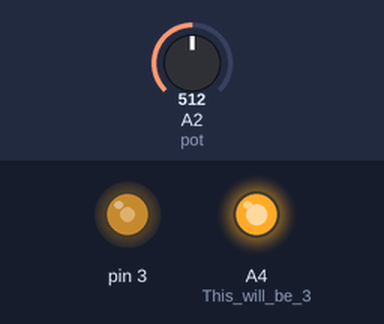
Recording of a sketch running on a simulated Arduino Uno, built with avr-gcc and run on an emulated ATmega328P. Shown: output pins drawn as LEDs (lit = HIGH). The inputs (shaded band) are chosen by the test bench; at power-on: A2 (pot) = 512.

Above: at 1.2 s.
1.3 s: A2 (pot) set to 306
At 2.1 s:
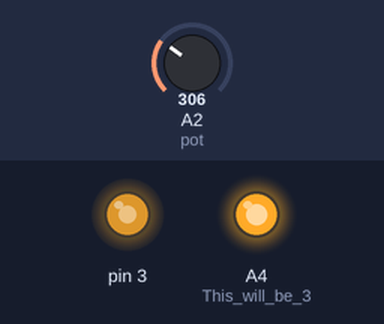
2.8 s: A2 (pot) set to 122
At 3.2 s:
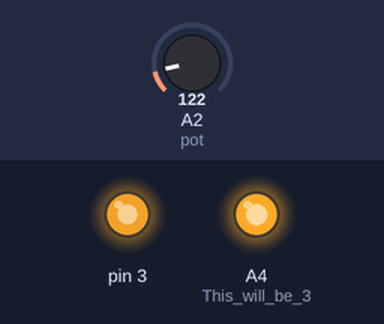
4.3 s: A2 (pot) set to 900
At 5.5 s:
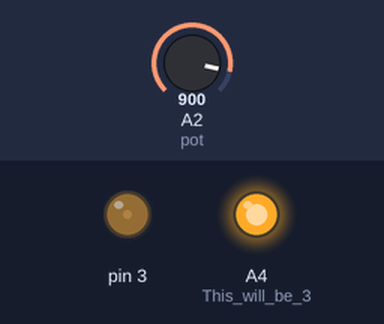
5.8 s: A2 (pot) set to 1023
At 6.7 s:
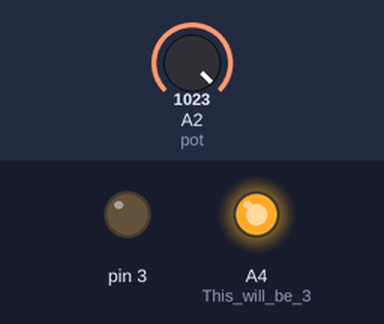
7.3 s: A2 (pot) set to 511
At 7.9 s:
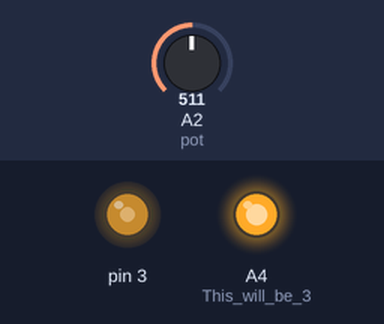
Timing chart, 0 to 9.8 s (numbered marks = the images above; inputs shaded):
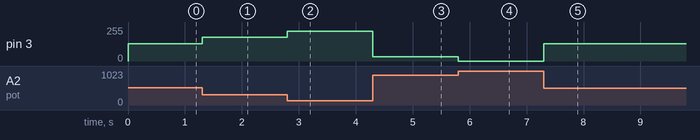

Measured:
- after the input at 1.3 s, pin 3: 128/255 → 179/255 at once
- after the input at 2.8 s, pin 3: 179/255 → 225/255 at once
- after the input at 4.3 s, pin 3: 225/255 → 31/255 at once
- after the input at 5.8 s, pin 3: 31/255 → 0/255 at once
- after the input at 7.3 s, pin 3: 0/255 → 128/255 at once

The sketch:

whirlingDervishCode.ino
```cpp
/*  Code to run motor in one direction based on potentiometer reading.
 *  Motor driver speed control on pin 3 (direction LOW by default)
 *  Potentiometer plugged into A0, A2, and A4 on Arduino Uno (or similar).
 */

void setup() {
  pinMode(3, OUTPUT);
  pinMode(A0, OUTPUT);  //This will be GND for the potentiometer
  pinMode(A4, OUTPUT);  //This will be 3.3V for the pot

  digitalWrite(A0, LOW);
  digitalWrite(A4, HIGH);
}

void loop() {
  int pot_value = analogRead(A2);   //pot wiper is on A2
  int motor_speed = map(pot_value, 0, 1023, 255, 0); // map motor_level to pot_value so that zero corresponds to lowest speed
  analogWrite(3, motor_speed);
  delay(1);
}
```
